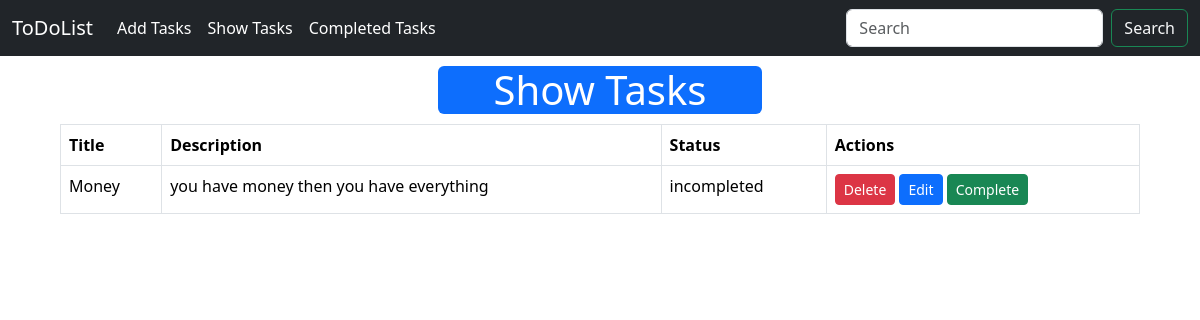
Page /show_tasks/ on the committed database.
### first_app/models.py (models this page shows)
class TaskModel(models.Model):
    id = models.IntegerField(primary_key=True)
    taskTitle = models.CharField(max_length=20)
    taskDescription = models.CharField(max_length=50)
    is_completed = models.BooleanField(default=False)

### first_app/views.py (the view)
# urls.py: path('show_tasks/', views.show_tasks, name='show_tasks'),
def show_tasks(request):
    tasks = TaskModel.objects.filter(is_completed=False)
    return render(request, 'show_tasks.html', {'data': tasks})

### first_app/templates/show_tasks.html (shortened to what this page needs)
{% extends 'home.html' %}
{% block content %}
  <div style="width:90%;margin: auto;">
    <h1 style="width:30%;margin:10px auto;" class="bg-primary rounded text-white text-center" >Show Tasks</h1>
    {% if data %}
    <table class="table table-bordered">
      <thead>
        <tr>
          <th scope="col">Title</th>
          <th scope="col">Description</th>
          <th scope="col">Status</th>
          <th scope="col">Actions</th>
        </tr>
      </thead>
      <tbody>
        {% for i in data %}
        <tr>
          <td>{{i.taskTitle}}</td>
          <td>{{i.taskDescription}}</td>
          <td>incompleted</td>
          <td>
            <a href="{% url 'delete_task' pk=i.id %}" class="btn btn-danger btn-sm">Delete</a>
            <a href="{% url 'edit_task' pk=i.id %}" class="btn btn-primary btn-sm">Edit</a>
            <a href="{% url 'complete_task' pk=i.id %}" class="btn btn-success btn-sm">Complete</a>
          </td>
        </tr>
        {% endfor %}
      </tbody>
    </table>
    {% else %}
    <h3>No data available</h3>
    {% endif %}
  </div>
{% endblock %}

### rows in the picture
TaskModel: taskTitle "Money", taskDescription "you have money then you have everything"
